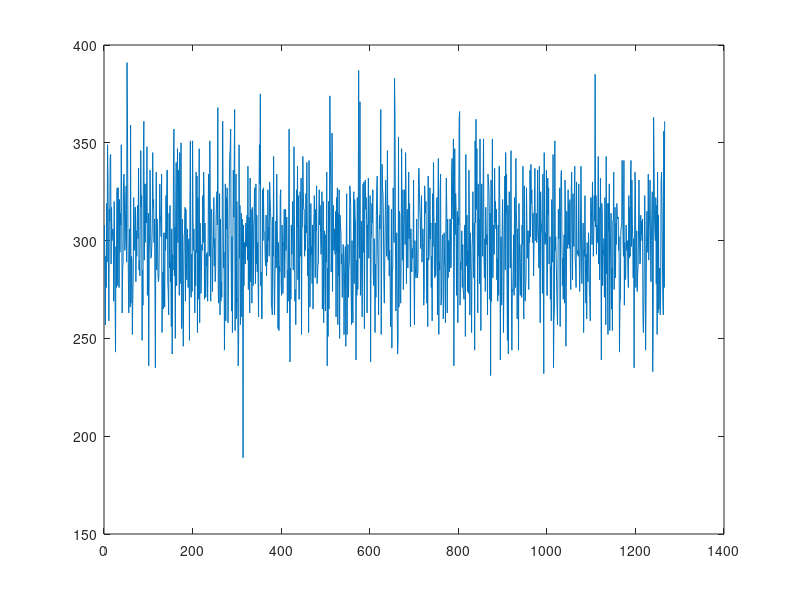

Here is the MATLAB script that generated this plot:
%Attempt at creating an algorithem working with 2 light levels to abuse the
%following relation:
%
% PD1 = x*L1 + y*E + noise
% PD2 = x*L2 + y*E + noise
% PD1-PD2 = x*(L1-L2) + ?noise?
%
% Where PDx = Light received by the PD
% x = Some factor describing the enviorment from pov from the light source
% y = some factor describing the enviorment from pov from the enviourment light source
% Lx = Intencity of light source x
% E = Sum of enviourmental light sources
% noise = noise on measurments (not enviourment light)
%
% The idea was that this could illiminate the enviourment influences, and
% that it might influence the noise in a posetive way.
%
% Spoiler. It made the noise worse and was therfore abandonned. 

clear all
f = csvread('rawdata_switcher.txt') %data with two different light levels.
[N dc] = size(f);

high  = f(2:2:N); %samples with high intensity
low = f(1:2:N); %samples with low intensity
[dc N] = size(low);
data = high - low;

plot(data)